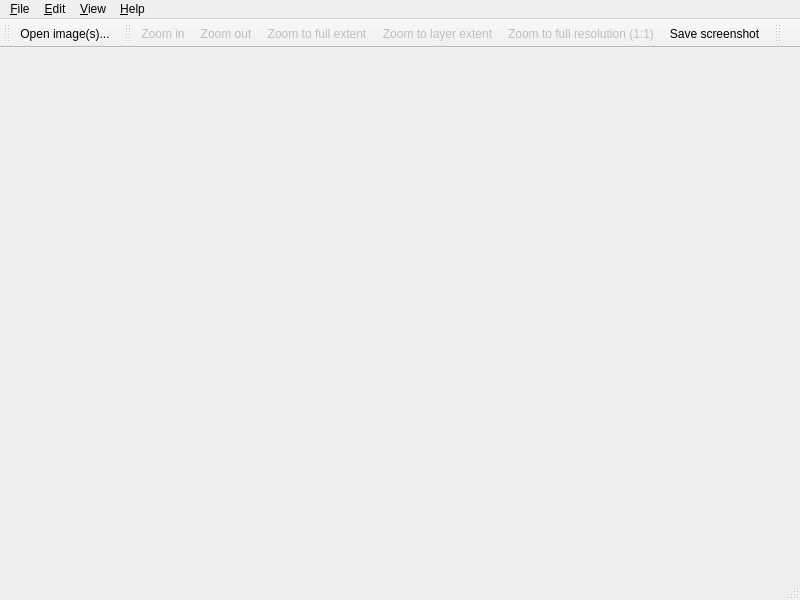
<?xml version="1.0" encoding="UTF-8"?>
<ui version="4.0">
 <class>mvd::MainWindow</class>
 <widget class="QMainWindow" name="mvd::MainWindow">
  <property name="geometry">
   <rect>
    <x>0</x>
    <y>0</y>
    <width>800</width>
    <height>600</height>
   </rect>
  </property>
  <property name="windowTitle">
   <string>Main window</string>
  </property>
  <property name="locale">
   <locale language="C" country="AnyCountry"/>
  </property>
  <widget class="QWidget" name="m_CentralWidget"/>
  <widget class="QMenuBar" name="m_MenuBar">
   <property name="geometry">
    <rect>
     <x>0</x>
     <y>0</y>
     <width>800</width>
     <height>22</height>
    </rect>
   </property>
   <widget class="QMenu" name="menu_File">
    <property name="title">
     <string>&amp;File</string>
    </property>
    <addaction name="action_OpenImage"/>
    <addaction name="separator"/>
    <addaction name="action_Quit"/>
   </widget>
   <widget class="QMenu" name="menu_Help">
    <property name="title">
     <string>&amp;Help</string>
    </property>
    <addaction name="action_About"/>
    <addaction name="action_Documentation"/>
    <addaction name="action_Keymap"/>
   </widget>
   <widget class="QMenu" name="menu_View">
    <property name="title">
     <string>&amp;View</string>
    </property>
    <addaction name="action_ZoomIn"/>
    <addaction name="action_ZoomOut"/>
    <addaction name="action_ZoomFull"/>
    <addaction name="action_ZoomExtent"/>
    <addaction name="action_ZoomLayer"/>
    <addaction name="separator"/>
    <addaction name="action_GLSL"/>
    <addaction name="separator"/>
    <addaction name="action_SaveScreenshot"/>
    <addaction name="separator"/>
   </widget>
   <widget class="QMenu" name="menu_Edit">
    <property name="title">
     <string>&amp;Edit</string>
    </property>
    <addaction name="action_Preferences"/>
   </widget>
   <addaction name="menu_File"/>
   <addaction name="menu_Edit"/>
   <addaction name="menu_View"/>
   <addaction name="menu_Help"/>
  </widget>
  <widget class="QStatusBar" name="m_StatusBar"/>
  <widget class="QToolBar" name="m_ToolBar">
   <property name="enabled">
    <bool>true</bool>
   </property>
   <property name="windowTitle">
    <string>Main toolbar</string>
   </property>
   <property name="toolTip">
    <string>Import image-file.</string>
   </property>
   <attribute name="toolBarArea">
    <enum>TopToolBarArea</enum>
   </attribute>
   <attribute name="toolBarBreak">
    <bool>false</bool>
   </attribute>
   <addaction name="action_OpenImage"/>
  </widget>
  <widget class="QToolBar" name="m_RenderToolBar">
   <property name="windowTitle">
    <string>Render-mode toolbar</string>
   </property>
   <attribute name="toolBarArea">
    <enum>TopToolBarArea</enum>
   </attribute>
   <attribute name="toolBarBreak">
    <bool>false</bool>
   </attribute>
   <addaction name="action_ZoomIn"/>
   <addaction name="action_ZoomOut"/>
   <addaction name="action_ZoomExtent"/>
   <addaction name="action_ZoomLayer"/>
   <addaction name="action_ZoomFull"/>
   <addaction name="action_SaveScreenshot"/>
  </widget>
  <widget class="QToolBar" name="m_ShaderToolBar">
   <property name="windowTitle">
    <string>Selected layer effect toolbar</string>
   </property>
   <attribute name="toolBarArea">
    <enum>TopToolBarArea</enum>
   </attribute>
   <attribute name="toolBarBreak">
    <bool>false</bool>
   </attribute>
  </widget>
  <action name="action_Quit">
   <property name="text">
    <string>&amp;Quit</string>
   </property>
   <property name="toolTip">
    <string>Quit application.</string>
   </property>
   <property name="shortcut">
    <string>Ctrl+Q</string>
   </property>
  </action>
  <action name="action_OpenImage">
   <property name="enabled">
    <bool>true</bool>
   </property>
   <property name="icon">
    <iconset resource="mvdMainWindow.qrc">
     <normaloff>:/icons/action_Open_Icon</normaloff>:/icons/action_Open_Icon</iconset>
   </property>
   <property name="text">
    <string>&amp;Open image(s)...</string>
   </property>
   <property name="iconText">
    <string>Open image(s)...</string>
   </property>
   <property name="toolTip">
    <string>Open image file(s).</string>
   </property>
   <property name="shortcut">
    <string>Ctrl+O</string>
   </property>
  </action>
  <action name="action_About">
   <property name="text">
    <string>&amp;About...</string>
   </property>
   <property name="iconText">
    <string>About...</string>
   </property>
   <property name="toolTip">
    <string>About...</string>
   </property>
  </action>
  <action name="action_Preferences">
   <property name="enabled">
    <bool>true</bool>
   </property>
   <property name="text">
    <string>Prefere&amp;nces</string>
   </property>
  </action>
  <action name="action_ZoomIn">
   <property name="checkable">
    <bool>true</bool>
   </property>
   <property name="enabled">
    <bool>false</bool>
   </property>
   <property name="icon">
    <iconset resource="mvdMainWindow.qrc">
     <normaloff>:/icons/action_ZoomIn_Icon</normaloff>:/icons/action_ZoomIn_Icon</iconset>
   </property>
   <property name="text">
    <string>Zoom in</string>
   </property>
   <property name="shortcut">
    <string>Ctrl++</string>
   </property>
  </action>
  <action name="action_ZoomOut">
   <property name="enabled">
    <bool>false</bool>
   </property>
   <property name="icon">
    <iconset resource="mvdMainWindow.qrc">
     <normaloff>:/icons/action_ZoomOut_Icon</normaloff>:/icons/action_ZoomOut_Icon</iconset>
   </property>
   <property name="text">
    <string>Zoom out</string>
   </property>
   <property name="shortcut">
    <string>Ctrl+-</string>
   </property>
  </action>
  <action name="action_ZoomExtent">
   <property name="enabled">
    <bool>false</bool>
   </property>
   <property name="icon">
    <iconset resource="mvdMainWindow.qrc">
     <normaloff>:/icons/action_ZoomExtent_Icon</normaloff>:/icons/action_ZoomExtent_Icon</iconset>
   </property>
   <property name="text">
    <string>Zoom to full extent</string>
   </property>
   <property name="shortcut">
    <string>3</string>
   </property>
  </action>
  <action name="action_ZoomFull">
   <property name="enabled">
    <bool>false</bool>
   </property>
   <property name="icon">
    <iconset resource="mvdMainWindow.qrc">
     <normaloff>:/icons/action_ZoomFull_Icon</normaloff>:/icons/action_ZoomFull_Icon</iconset>
   </property>
   <property name="text">
    <string>Zoom to full resolution (1:1)</string>
   </property>
   <property name="shortcut">
    <string>1</string>
   </property>
  </action>
  <action name="action_ZoomLayer">
   <property name="enabled">
    <bool>false</bool>
   </property>
   <property name="icon">
    <iconset resource="mvdMainWindow.qrc">
     <normaloff>:/icons/action_ZoomLayer_Icon</normaloff>:/icons/action_ZoomLayer_Icon</iconset>
   </property>
   <property name="text">
    <string>Zoom to layer extent</string>
   </property>
   <property name="toolTip">
    <string>Zoom to layer extent</string>
   </property>
   <property name="shortcut">
    <string>2</string>
   </property>
  </action>
  <action name="action_Keymap">
   <property name="text">
    <string>&amp;Keymap...</string>
   </property>
   <property name="toolTip">
    <string>Display keyboard and mouse key mapping</string>
   </property>
  </action>
  <action name="action_LoadOTBApplications">
   <property name="text">
    <string>OTB-Applications browser</string>
   </property>
   <property name="shortcut">
    <string>Ctrl+A</string>
   </property>
  </action>
  <action name="action_SaveScreenshot">
   <property name="icon">
    <iconset resource="mvdMainWindow.qrc">
     <normaloff>:/icons/action_SaveScreenshot_Icon</normaloff>:/icons/action_SaveScreenshot_Icon</iconset>
   </property>
   <property name="text">
    <string>Save screenshot</string>
   </property>
   <property name="toolTip">
    <string>Take screenshot of image-view and save it into file</string>
   </property>
   <property name="shortcut">
    <string>Ctrl+P</string>
   </property>
  </action>
  <action name="actionOpenGL">
   <property name="checkable">
    <bool>true</bool>
   </property>
   <property name="text">
    <string>OpenGL texture</string>
   </property>
  </action>
  <action name="action_GLSL">
   <property name="checkable">
    <bool>true</bool>
   </property>
   <property name="checked">
    <bool>true</bool>
   </property>
   <property name="text">
    <string>Use OpenGL Shading Language (GLSL)</string>
   </property>
  </action>
  <action name="action_Documentation">
   <property name="text">
    <string>Documentation</string>
   </property>
   <property name="shortcut">
    <string>F1</string>
   </property>
  </action>
 </widget>
 <resources>
  <include location="mvdMainWindow.qrc"/>
 </resources>
 <connections/>
</ui>
